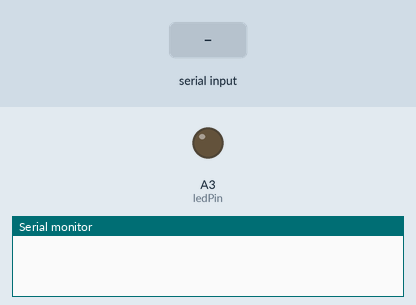
Recording of a sketch running on a simulated Arduino Uno, built with avr-gcc and run on an emulated ATmega328P. Shown: output pins drawn as LEDs (lit = HIGH), the last lines printed to the serial monitor. Inputs (shaded band) come from the test bench.

Above: at 1.2 s.
1.3 s: "30,150\n" received over Serial
At 2.0 s:
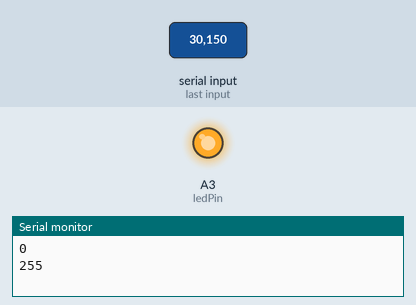
Timing chart, 0 to 4.3 s (numbered marks = the images above; inputs shaded):
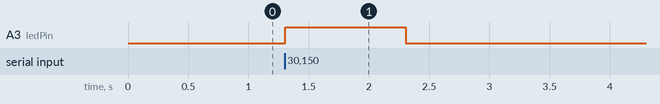

The sketch:

length_reader.ino
```cpp
int ledPin = A3;

void setup() {
  pinMode(ledPin, OUTPUT);
  // initialize serial:
  Serial.begin(9600);
}

void loop() {
  if (Serial.available()) {
    int inVal = Serial.parseInt();
    int outVal = inVal/140 * 255;
    analogWrite(ledPin, outVal);
    Serial.println(outVal);
  }
}
```

Measured:
- after the input at 1.3 s, A3 (ledPin): LOW → HIGH at once, → LOW 1.0 s later
